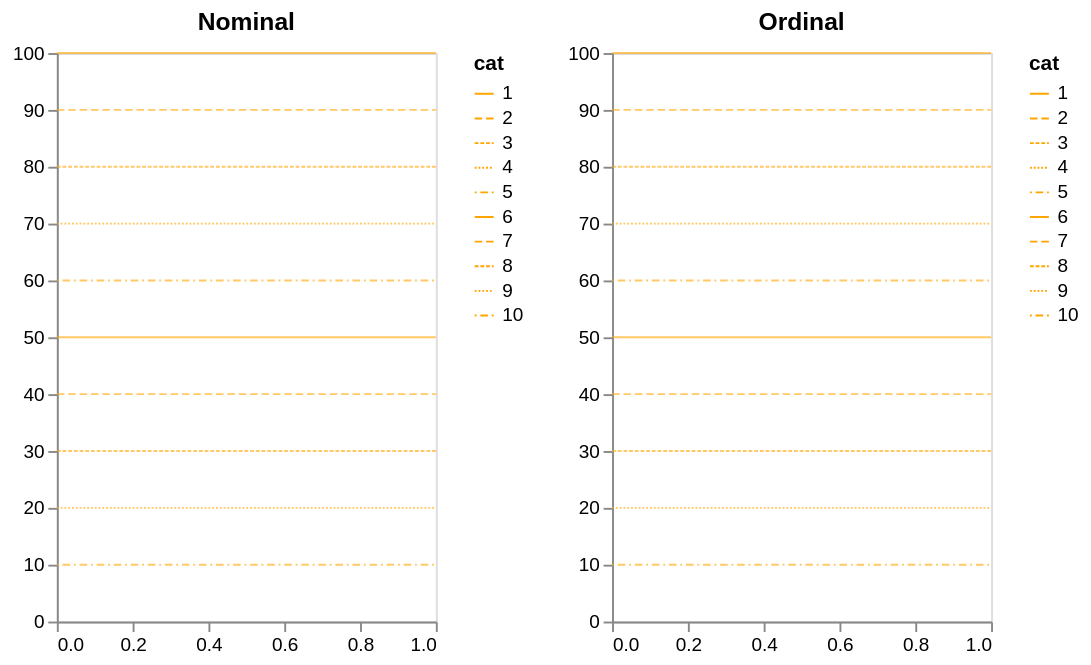

Write a Vega-Lite specification for this figure.
### Vega-Lite specification from a JSON file in a GitHub repository (floating-point values rounded to 4 significant figures)
{"$schema": "https://vega.github.io/schema/vega-lite/v5.json", "concat": [{"encoding": {"strokeDash": {"field": "cat", "type": "nominal"}, "x": {"field": "x", "type": "quantitative"}, "y": {"field": "y", "type": "quantitative"}}, "mark": "line", "title": "Nominal", "width": 200}, {"encoding": {"strokeDash": {"field": "cat", "type": "ordinal"}, "x": {"field": "x", "type": "quantitative"}, "y": {"field": "y", "type": "quantitative"}}, "mark": "line", "title": "Ordinal", "width": 200}], "config": {"axis": {"grid": false, "title": null}, "line": {"color": "orange", "opacity": 0.6, "strokeWidth": 1}}, "data": {"values": [{"cat": 1, "x": 0, "y": 100}, {"cat": 1, "x": 1, "y": 100}, {"cat": 2, "x": 0, "y": 90}, {"cat": 2, "x": 1, "y": 90}, {"cat": 3, "x": 0, "y": 80}, {"cat": 3, "x": 1, "y": 80}, {"cat": 4, "x": 0, "y": 70}, {"cat": 4, "x": 1, "y": 70}, {"cat": 5, "x": 0, "y": 60}, {"cat": 5, "x": 1, "y": 60}, {"cat": 6, "x": 0, "y": 50}, {"cat": 6, "x": 1, "y": 50}, {"cat": 7, "x": 0, "y": 40}, {"cat": 7, "x": 1, "y": 40}, {"cat": 8, "x": 0, "y": 30}, {"cat": 8, "x": 1, "y": 30}, {"cat": 9, "x": 0, "y": 20}, {"cat": 9, "x": 1, "y": 20}, {"cat": 10, "x": 0, "y": 10}, {"cat": 10, "x": 1, "y": 10}]}, "resolve": {"scale": {"strokeDash": "independent"}}}
